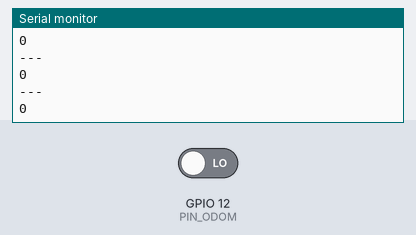
This sketch was run on a simulated ESP8266 (NodeMCU). Shown: the last lines printed to the serial monitor. The inputs (shaded band) are chosen by the test bench; at power-on: GPIO 12 (PIN_ODOM) LOW.

Above: at 1.2 s.
1.3 s: GPIO 12 (PIN_ODOM) driven HIGH
At 1.31 s:
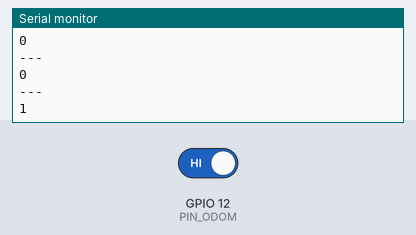
2.8 s: GPIO 12 (PIN_ODOM) driven LOW
At 2.81 s:
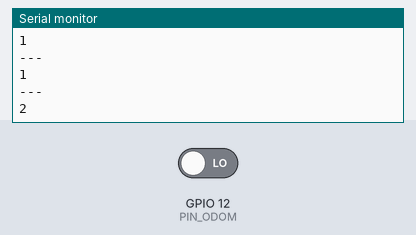
Timing chart, 0 to 5.8 s (numbered marks = the images above; inputs shaded):
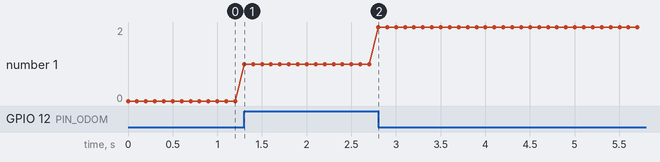

The sketch:

odometre_simple.ino
```cpp
#define PI 3.1415926535897932384626433832795

#define ODOM_SECTIONS   40
#define L_ENTRE_ROUE    135
#define DIAMETRE_ROUE   65
#define PERIMETRE_ROUE  PI*DIAMETRE_ROUE
#define L_PER_INTER     PERIMETRE_ROUE / ODOM_SECTIONS

#define PIN_ODOM 12

int odom_counter;

void setup() {
  Serial.begin(115200);
  attachInterrupt(PIN_ODOM,Read_odom,CHANGE);


}

void loop() {
  Serial.println("---");
  Serial.println(odom_counter);
  delay(100);
}

ICACHE_RAM_ATTR void Read_odom()
{
  odom_counter++;
}
```

Measured:
- after the input at 1.3 s, the serial monitor: prints a new line at once (image 1)
- after the input at 2.8 s, the serial monitor: prints a new line at once (image 2)
- plotted number 1: 0 → 1 after the input at 1.3 s, 1 → 2 after the input at 2.8 s
